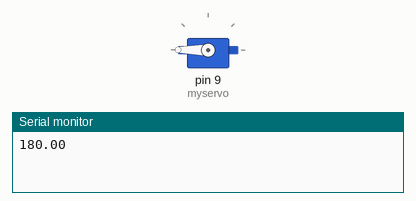
Bench run of a sketch on a simulated Arduino Uno, built with avr-gcc and run on an emulated ATmega328P. On the bench: servo, the last lines printed to the serial monitor.

Above: at 0.05 s.
At 7.45 s:
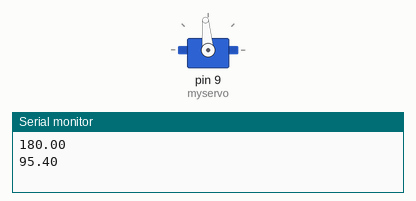
At 14.95 s:
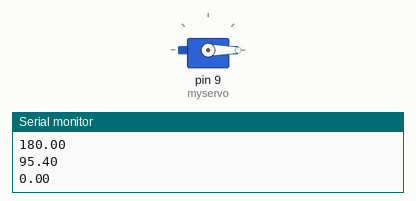
Timing chart, 0 to 19.5 s (numbered marks = the images above):
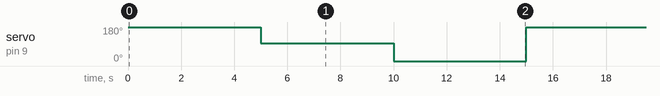

The sketch:

servo_test.ino
```cpp
#include <Servo.h>
#include <SPI.h>

// create servo object to control a servo
// a maximum of eight servo objects can be created
Servo myservo;

void setup(){
  // attaches the servo on pin 9 to the servo object
  myservo.attach(9);
  Serial.begin(9600);
}


void loop(){
  // 180.0
  float v1 = calculateServoVal(1.0);
  myservo.write(v1);
  Serial.println(v1);
  delay(5000);

  // 95.4
  float v2 = calculateServoVal(0.06);
  myservo.write(v2);
  Serial.println(v2);
  delay(5000);

  // 0.0
  float v3 = calculateServoVal(-1.0);
  myservo.write(v3);
  Serial.println(v3);
  delay(5000);
}


float calculateServoVal(float val) {
  return (val * 90) + 90;
}
```

Measured:
- by itself, servo on pin 9 (myservo): repeats every 15.0 s: 0° 5.0 s, 180° 5.0 s, 95° 5.0 s
